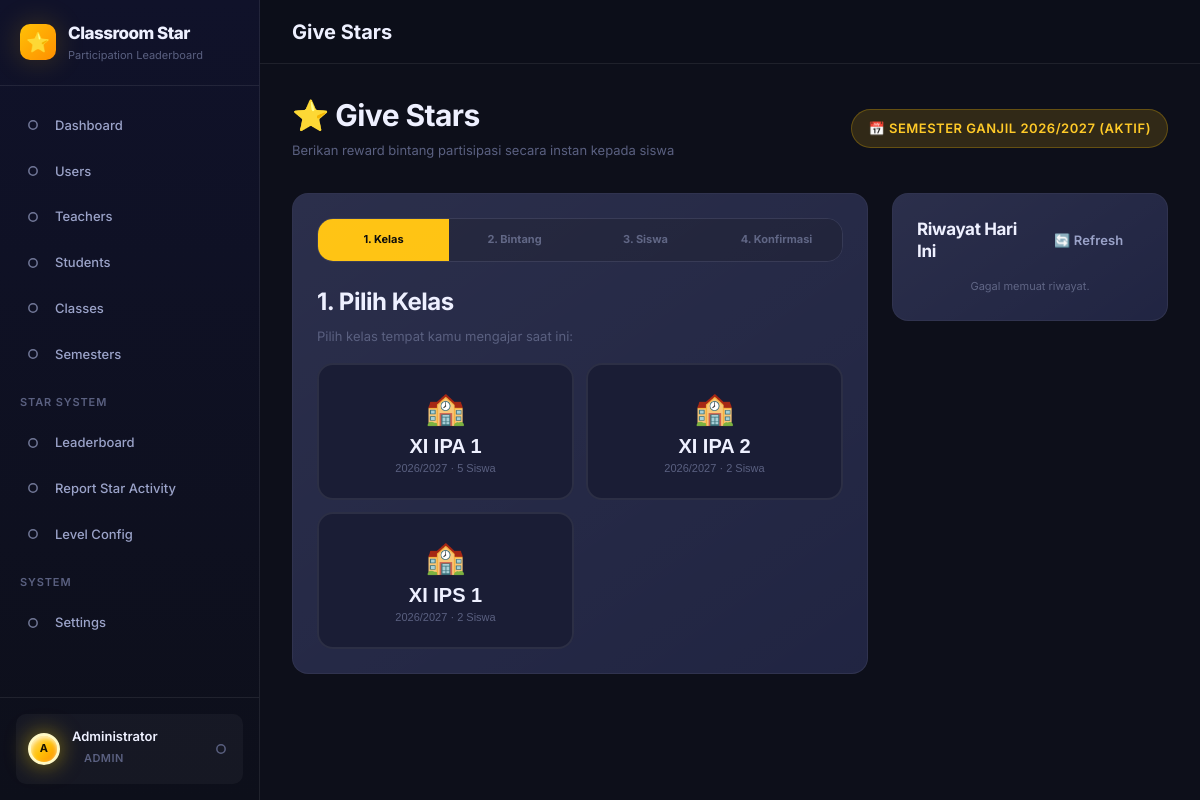
/teacher/give-stars.php (signed in), run on the app's committed database.
### tables this page shows
CREATE TABLE `semesters` (
  `id`            INT UNSIGNED AUTO_INCREMENT PRIMARY KEY,
  `name`          VARCHAR(100) NOT NULL,         
  `academic_year` VARCHAR(20)  NOT NULL,         
  `status`        ENUM('draft', 'active', 'closed', 'archived') NOT NULL DEFAULT 'draft',
  `started_at`    DATE         NULL,
  `ended_at`      DATE         NULL,
  `created_at`    TIMESTAMP NOT NULL DEFAULT CURRENT_TIMESTAMP,
  `updated_at`    TIMESTAMP NOT NULL DEFAULT CURRENT_TIMESTAMP ON UPDATE CURRENT_TIMESTAMP
);

CREATE TABLE `classes` (
  `id`            INT UNSIGNED AUTO_INCREMENT PRIMARY KEY,
  `name`          VARCHAR(50)  NOT NULL,         
  `academic_year` VARCHAR(20)  NOT NULL,
  `is_active`     TINYINT(1) NOT NULL DEFAULT 1,
  `created_at`    TIMESTAMP NOT NULL DEFAULT CURRENT_TIMESTAMP,
  `updated_at`    TIMESTAMP NOT NULL DEFAULT CURRENT_TIMESTAMP ON UPDATE CURRENT_TIMESTAMP
);

### app/bootstrap.php (called while the page is built, shortened)
<?php
spl_autoload_register(function (string $class): void {
    $searchDirs = [
        APP_ROOT . '/core/',
        APP_ROOT . '/models/',
        APP_ROOT . '/helpers/',
    ];
    foreach ($searchDirs as $dir) {
        $file = $dir . $class . '.php';
        if (file_exists($file)) {
            return;
        }
    }
});

### app/core/Database.php (called while the page is built, shortened)
<?php
class Database
{
    private static ?PDO $instance = null;
    public static function getInstance(): PDO
    {
        if (self::$instance === null) {
            $config = require dirname(__DIR__) . '/config/database.php';
            $dsn = sprintf(
                'mysql:host=%s;port=%d;dbname=%s;charset=%s',
                $config['host'],
                $config['port'],
                $config['dbname'],
                $config['charset']
            );
            try {
                self::$instance = new PDO($dsn, $config['username'], $config['password'], $config['options']);
            } catch (PDOException $e) {
                $appConfig = require dirname(__DIR__) . '/config/app.php';
                if ($appConfig['env'] === 'development') {
                    die(json_encode(['success' => false, 'message' => 'Database connection failed: ' . $e->getMessage()]));
                } else {
                    die(json_encode(['success' => false, 'message' => 'Service unavailable. Please try again later.']));
                }
            }
        }
        return self::$instance;
    }
    public static function query(string $sql, array $params = []): array
    {
        $stmt = self::getInstance()->prepare($sql);
        $stmt->execute($params);
        return $stmt->fetchAll();
    }
    public static function queryOne(string $sql, array $params = []): array|false
    {
        $stmt = self::getInstance()->prepare($sql);
        $stmt->execute($params);
        return $stmt->fetch();
    }
}

### app/models/SemesterModel.php (called while the page is built, shortened)
<?php
class SemesterModel
{
    public static function active(): array|false
    {
        return Database::queryOne('SELECT * FROM semesters WHERE status = "active" LIMIT 1');
    }
}

### app/models/ClassModel.php (called while the page is built, shortened)
<?php
class ClassModel
{
    public static function all(bool $activeOnly = false): array
    {
        $where = $activeOnly ? 'WHERE is_active = 1' : '';
        return Database::query(
            "SELECT c.*, COUNT(s.id) as student_count
             FROM classes c
             LEFT JOIN students s ON s.class_id = c.id AND s.is_active = 1
             $where
             GROUP BY c.id
             ORDER BY c.academic_year DESC, c.name ASC"
        );
    }
}

### app/config/database.php (called while the page is built)
<?php
return [
    'host'     => 'localhost',
    'port'     => 3306,
    'dbname'   => 'classroom_star',
    'username' => 'root',
    'password' => '',
    'charset'  => 'utf8mb4',
    'options'  => [
        PDO::ATTR_ERRMODE            => PDO::ERRMODE_EXCEPTION,
        PDO::ATTR_DEFAULT_FETCH_MODE => PDO::FETCH_ASSOC,
        PDO::ATTR_EMULATE_PREPARES   => false,
    ],
];

### public/teacher/give-stars.php (the view, shortened to what this page needs)
<?php
require_once dirname(__DIR__, 2) . '/app/bootstrap.php';
$role      = Auth::role();
$user      = Auth::user();
if ($role === 'teacher') {
    $teacher   = TeacherModel::findByUserId($user['id']);
    $teacherId = $teacher ? (int)$teacher['id'] : 0;
    $myClasses = $teacherId ? TeacherModel::getClasses($teacherId) : [];
    $classIds  = array_unique(array_column($myClasses, 'class_id'));
} else {
    $allClasses = ClassModel::all();
    $classIds   = array_column($allClasses, 'id');
}
$semester = SemesterModel::active();
$classes = !empty($classIds) ? Database::query(
    'SELECT c.id, c.name, c.academic_year,
            (SELECT COUNT(*) FROM students s WHERE s.class_id = c.id AND s.is_active = 1) AS student_count
     FROM classes c
     WHERE c.id IN (' . implode(',', array_fill(0, count($classIds), '?')) . ') AND c.is_active = 1
     ORDER BY c.name',
    $classIds
) : [];
include dirname(__DIR__, 2) . '/app/views/layout/header.php';
?>
<div class="page-header page-header-row">
    <div>
        <h1>⭐ Give Stars</h1>
        <p>Berikan reward bintang partisipasi secara instan kepada siswa</p>
    </div>
    <?php if ($semester): ?>
    <div class="badge badge-gold" style="font-size:var(--fs-sm); padding:var(--space-2) var(--space-4);">
        📅 <?= htmlspecialchars($semester['name']) ?> (Aktif)
    </div>
    <?php endif; ?>
</div>
<?php if (empty($classes)): ?>
<div class="alert alert-warning">
    ⚠️ Kamu belum ditugaskan ke kelas manapun. Hubungi Admin untuk melakukan assignment kelas.
</div>
<?php else: ?>
<div class="grid grid-3" style="gap:var(--space-6); align-items:flex-start;">
    <div class="card" style="grid-column: span 2;">
        <div class="flex gap-0 mb-6" style="border-radius:var(--radius-lg); overflow:hidden; border:1px solid var(--clr-border);">
            <?php foreach([['1','1. Kelas'],['2','2. Bintang'],['3','3. Siswa'],['4','4. Konfirmasi']] as $i=>[$num,$label]): ?>
            <div id="step-tab-<?= $num ?>" style="flex:1; padding:var(--space-3) var(--space-2); text-align:center; font-size:var(--fs-xs); font-weight:700; background:<?= $i===0?'var(--clr-gold-500)':'var(--clr-bg-tertiary)' ?>; color:<?= $i===0?'#000':'var(--clr-text-muted)' ?>; transition:var(--transition-fast);">
                <?= $label ?>
            </div>
            <?php endforeach; ?>
        </div>
        <div id="step-1" class="wizard-step animate-fade-in">
            <h3 class="mb-2">1. Pilih Kelas</h3>
            <p class="text-muted text-sm mb-4">Pilih kelas tempat kamu mengajar saat ini:</p>
            <div class="grid grid-2" style="gap:var(--space-3);">
                <?php foreach ($classes as $c): ?>
                <button type="button" class="class-select-card card-hover" onclick="selectClass(<?= $c['id'] ?>, '<?= htmlspecialchars(addslashes($c['name'])) ?>')">
                    <div style="font-size:2rem; margin-bottom:var(--space-2);">🏫</div>
                    <div class="fw-bold" style="font-size:var(--fs-lg); color:var(--clr-text-primary);"><?= htmlspecialchars($c['name']) ?></div>
                    <div class="text-muted text-xs mt-1"><?= htmlspecialchars($c['academic_year']) ?> · <?= (int)$c['student_count'] ?> Siswa</div>
                </button>
                <?php endforeach; ?>
            </div>
        </div>
    </div>
    <div class="card" style="grid-column: span 1;">
        <div class="flex-between mb-4">
            <h3 style="margin:0; font-size:var(--fs-md);">Riwayat Hari Ini</h3>
            <button type="button" class="btn btn-ghost btn-xs" onclick="loadRecentAwards()">🔄 Refresh</button>
        </div>
        <div id="recent-awards-container" style="display:flex; flex-direction:column; gap:var(--space-3); max-height:480px; overflow-y:auto;">
        </div>
    </div>
</div>
<?php endif; ?>
<?php include dirname(__DIR__, 2) . '/app/views/layout/footer.php'; ?>

### public/assets/css/main.css (style rules this page uses)
:root { --clr-bg-primary: #0d0f1a; --clr-bg-secondary: #131628; --clr-bg-tertiary: #1a1d35; --clr-bg-card: #1e2240; --clr-bg-card-hover: #252a4a; --clr-bg-input: #181b30; --clr-bg-sidebar: #10122a; --clr-gold-100: #fff8e1; --clr-gold-300: #ffd54f; --clr-gold-400: #ffca28; --clr-gold-500: #ffc107; --clr-gold-600: #ffb300; --clr-gold-700: #ff8f00; --clr-purple-400: #9c6dff; --clr-purple-500: #7c4dff; --clr-purple-600: #6200ea; --clr-blue-400: #448aff; --clr-blue-500: #2979ff; --clr-success: #00e676; --clr-warning: #ffea00; --clr-danger: #ff5252; --clr-info: #40c4ff; --clr-text-primary: #eef0ff; --clr-text-secondary: #9ba3c9; --clr-text-muted: #5a6080; --clr-text-inverse: #0d0f1a; --clr-border: rgba(255, 255, 255, 0.08); --clr-border-focus: var(--clr-gold-500); --grad-gold: linear-gradient(135deg, #ffc107 0%, #ff8f00 100%); --grad-purple: linear-gradient(135deg, #9c6dff 0%, #6200ea 100%); --grad-hero: linear-gradient(135deg, #1a1d35 0%, #0d0f1a 50%, #1a0d35 100%); --grad-card: linear-gradient(145deg, rgba(255,255,255,0.06) 0%, rgba(255,255,255,0.01) 100%); --grad-sidebar: linear-gradient(180deg, #10122a 0%, #0d0f1a 100%); --shadow-sm: 0 2px 8px rgba(0, 0, 0, 0.3); --shadow-md: 0 8px 24px rgba(0, 0, 0, 0.4); --shadow-lg: 0 20px 60px rgba(0, 0, 0, 0.5); --shadow-gold: 0 0 30px rgba(255, 193, 7, 0.2); --shadow-purple: 0 0 30px rgba(124, 77, 255, 0.25); --shadow-card: 0 4px 20px rgba(0, 0, 0, 0.35); --space-1: 0.25rem; --space-2: 0.5rem; --space-3: 0.75rem; --space-4: 1rem; --space-5: 1.25rem; --space-6: 1.5rem; --space-7: 1.75rem; --space-8: 2rem; --space-10: 2.5rem; --space-12: 3rem; --space-16: 4rem; --font-base: 'Inter', -apple-system, BlinkMacSystemFont, 'Segoe UI', sans-serif; --fs-xs: 0.6875rem; --fs-sm: 0.8125rem; --fs-base: 0.9375rem; --fs-md: 1.0625rem; --fs-lg: 1.25rem; --fs-xl: 1.5rem; --fs-2xl: 1.875rem; --fs-3xl: 2.25rem; --fs-4xl: 3rem; --radius-sm: 6px; --radius-md: 10px; --radius-lg: 16px; --radius-xl: 24px; --radius-full: 9999px; --transition-fast: all 0.15s ease; --transition-base: all 0.25s ease; --transition-slow: all 0.4s ease; --sidebar-width: 260px; --sidebar-collapsed: 72px; --header-height: 64px; --content-max-width: 1280px; }
*, *::before, *::after { box-sizing: border-box; margin: 0; padding: 0; }
html { font-size: 16px; scroll-behavior: smooth; -webkit-text-size-adjust: 100%; }
body { font-family: var(--font-base); font-size: var(--fs-base); font-weight: 400; line-height: 1.6; color: var(--clr-text-primary); background-color: var(--clr-bg-primary); min-height: 100vh; -webkit-font-smoothing: antialiased; -moz-osx-font-smoothing: grayscale; }
h1, h2, h3, h4, h5, h6 { font-weight: 700; line-height: 1.3; color: var(--clr-text-primary); letter-spacing: -0.02em; }
h1 { font-size: var(--fs-3xl); }
h3 { font-size: var(--fs-xl); }
p { color: var(--clr-text-secondary); line-height: 1.7; }
.animate-fade-in { animation: fadeIn 0.4s ease both; }
.badge { display: inline-flex; align-items: center; gap: var(--space-1); padding: var(--space-1) var(--space-3); border-radius: var(--radius-full); font-size: var(--fs-xs); font-weight: 600; letter-spacing: 0.04em; text-transform: uppercase; }
.badge-gold { background: rgba(255,193,7,0.15); color: var(--clr-gold-400); border: 1px solid rgba(255,193,7,0.25); }

### public/assets/css/layout.css (style rules this page uses)
.page-header { margin-bottom: var(--space-8); }
.page-header h1 { font-size: var(--fs-2xl); margin-bottom: var(--space-1); }
.page-header p { font-size: var(--fs-sm); color: var(--clr-text-muted); }
.page-header-row { display: flex; align-items: flex-end; justify-content: space-between; gap: var(--space-4); flex-wrap: wrap; }
.grid { display: grid; }
.grid-2 { grid-template-columns: repeat(2, 1fr); gap: var(--space-4); }
.grid-3 { grid-template-columns: repeat(3, 1fr); gap: var(--space-4); }
.flex { display: flex; }
.flex-between { display: flex; align-items: center; justify-content: space-between; }

### public/teacher/give-stars.php (style rules this page uses)
.class-select-card { display: flex; flex-direction: column; align-items: center; justify-content: center; padding: var(--space-6) var(--space-4); border-radius: var(--radius-lg); background: var(--clr-bg-tertiary); border: 2px solid var(--clr-border); cursor: pointer; text-align: center; transition: var(--transition-fast); }

### data on the page
semesters: name "SEMESTER GANJIL 2026/2027"
classes: name "XI IPA 1", academic_year "2026/2027", student_count "5"
classes: name "XI IPA 2", academic_year "2026/2027", student_count "2"
classes: name "XI IPS 1", academic_year "2026/2027", student_count "2"

### other printed values
$item['label'] "Dashboard"
$item['label'] "Users"
$item['label'] "Teachers"
$item['label'] "Students"
$item['label'] "Classes"
$item['label'] "Semesters"
$item['section'] "STAR SYSTEM"
$item['label'] "Leaderboard"
$item['label'] "Report Star Activity"
$item['label'] "Level Config"
$item['section'] "SYSTEM"
$item['label'] "Settings"
$initials "A"
$user['name'] "Administrator"
$roleBadge['label'] "ADMIN"
